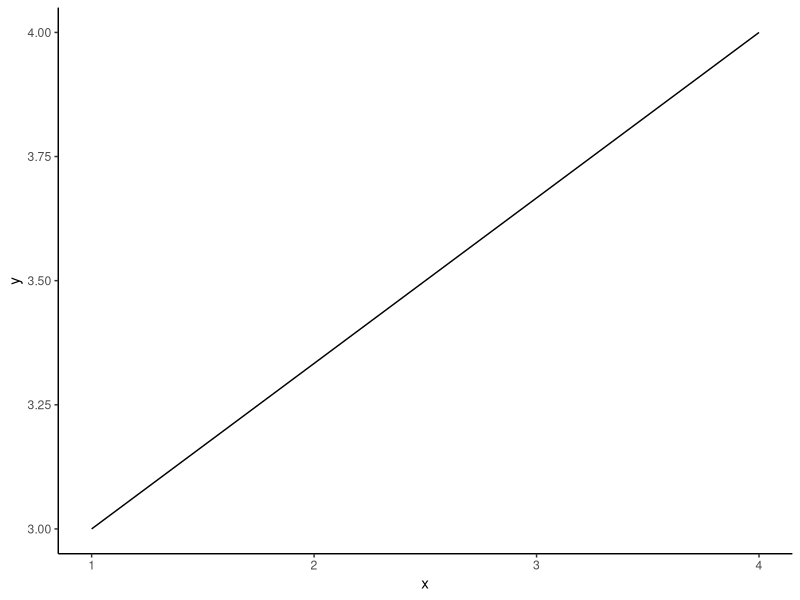

Write the R code that produced this figure.
library(tidyverse)


data <- data.frame(x = c(1,4), y = c(3,4))

ggplot(data = data, mapping = aes(x=x, y=y)) +
geom_line() +
theme_classic(base_family = "Helvetica")
